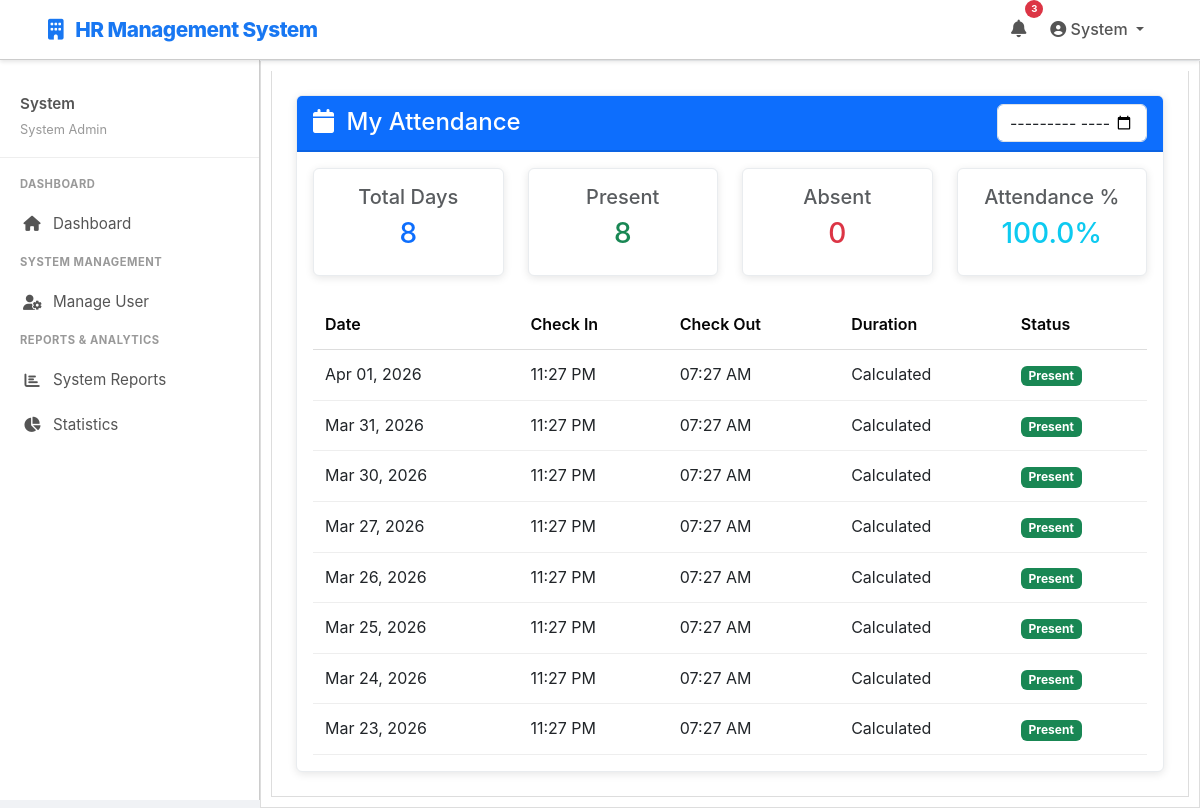
Page /attendance/ (signed in) on the committed database.
### employees/models.py (models this page shows, shortened)
class Employee(models.Model):
    user = models.OneToOneField(User, on_delete=models.CASCADE)
    role = models.CharField(max_length=20, choices=ROLE_CHOICES, default='employee')
    employee_id = models.CharField(max_length=50, unique=True)
    department = models.CharField(max_length=100, blank=True)
    position = models.CharField(max_length=100, blank=True)
    phone = models.CharField(max_length=20, blank=True)
    date_of_birth = models.DateField(null=True, blank=True)
    hire_date = models.DateField(null=True, blank=True)
    salary = models.DecimalField(max_digits=10, decimal_places=2, null=True, blank=True)
    is_active = models.BooleanField(default=True)
    created_at = models.DateTimeField(auto_now_add=True)
    updated_at = models.DateTimeField(auto_now=True)
    def get_role_label(self):
        role_map = {
            'admin': 'System Admin',
            'hradmin': 'HR Admin',
            'manager': 'Manager',
            'employee': 'Employee'
        }
        return role_map.get(self.role, self.role)
    class Meta:
        ordering = ['employee_id']

class Attendance(models.Model):
    STATUS_CHOICES = [
        ('present', 'Present'),
        ('absent', 'Absent'),
        ('late', 'Late'),
        ('half_day', 'Half Day'),
        ('leave', 'Leave'),
        ('excused', 'Excused Absence'),
    ]
    employee = models.ForeignKey(Employee, on_delete=models.CASCADE, related_name='attendance_records')
    date = models.DateField()
    status = models.CharField(max_length=20, choices=STATUS_CHOICES, default='present')
    check_in_time = models.TimeField(null=True, blank=True)
    check_out_time = models.TimeField(null=True, blank=True)
    check_in_latitude = models.FloatField(null=True, blank=True, help_text="GPS latitude at check-in")
    check_in_longitude = models.FloatField(null=True, blank=True, help_text="GPS longitude at check-in")
    check_out_latitude = models.FloatField(null=True, blank=True, help_text="GPS latitude at check-out")
    check_out_longitude = models.FloatField(null=True, blank=True, help_text="GPS longitude at check-out")
    notes = models.TextField(blank=True)
    created_at = models.DateTimeField(auto_now_add=True)
    updated_at = models.DateTimeField(auto_now=True)
    marked_by = models.ForeignKey(User, on_delete=models.SET_NULL, null=True, blank=True, related_name='attendance_marked')
    class Meta:
        unique_together = ('employee', 'date')
        ordering = ['-date']
        verbose_name_plural = "Attendance"
        indexes = [
            models.Index(fields=['employee', 'date']),
            models.Index(fields=['date']),
        ]

### employees/views.py (the view)
# urls.py: path('attendance/', views.employee_attendance, name='employee_attendance'),
@never_cache
@login_required(login_url='home')
def employee_attendance(request):
    try:
        employee = Employee.objects.get(user=request.user)
    except Employee.DoesNotExist:
        return redirect('home')
    from datetime import timedelta
    from django.utils import timezone
    thirty_days_ago = timezone.now().date() - timedelta(days=30)
    attendance_records = Attendance.objects.filter(
        employee=employee,
        date__gte=thirty_days_ago
    ).order_by('-date')
    total_records = Attendance.objects.filter(employee=employee).count()
    present = Attendance.objects.filter(employee=employee, status='present').count()
    absent = Attendance.objects.filter(employee=employee, status='absent').count()
    late = Attendance.objects.filter(employee=employee, status='late').count()
    context = {
        'employee': employee,
        'user': request.user,
        'attendance_records': attendance_records,
        'stats': {
            'total': total_records,
            'present': present,
            'absent': absent,
            'late': late,
            'percentage': round((present / total_records * 100), 2) if total_records > 0 else 0,
        }
    }
    return render(request, 'employees/attendance.html', context)

### templates/employees/attendance.html (shortened to what this page needs)
{% extends "base.html" %}
{% load static %}
{% block content %}
<div class="container-main p-4">
    <div class="row">
        <div class="col-md-12">
            <div class="card">
                <div class="card-header bg-primary text-white d-flex align-items-center justify-content-between">
                    <div>
                        <i class="fas fa-calendar me-2" style="font-size: 1.5rem;"></i>
                        <h4 class="mb-0" style="display: inline;">My Attendance</h4>
                    </div>
                    <div>
                        <input type="month" class="form-control" style="width: 150px; display: inline-block;" placeholder="Select Month">
                    </div>
                </div>
                <div class="card-body">
                    <div class="row mb-4">
                        <div class="col-md-3">
                            <div class="card text-center">
                                <div class="card-body">
                                    <h5 class="text-muted">Total Days</h5>
                                    <h3 class="text-primary">{{ stats.total }}</h3>
                                </div>
                            </div>
                        </div>
                        <div class="col-md-3">
                            <div class="card text-center">
                                <div class="card-body">
                                    <h5 class="text-muted">Present</h5>
                                    <h3 class="text-success">{{ stats.present }}</h3>
                                </div>
                            </div>
                        </div>
                        <div class="col-md-3">
                            <div class="card text-center">
                                <div class="card-body">
                                    <h5 class="text-muted">Absent</h5>
                                    <h3 class="text-danger">{{ stats.absent }}</h3>
                                </div>
                            </div>
                        </div>
                        <div class="col-md-3">
                            <div class="card text-center">
                                <div class="card-body">
                                    <h5 class="text-muted">Attendance %</h5>
                                    <h3 class="text-info">{{ stats.percentage }}%</h3>
                                </div>
                            </div>
                        </div>
                    </div>
                    <div class="table-responsive">
                        <table class="table table-hover">
                            <thead>
                                <tr>
                                    <th>Date</th>
                                    <th>Check In</th>
                                    <th>Check Out</th>
                                    <th>Duration</th>
                                    <th>Status</th>
                                </tr>
                            </thead>
                            <tbody>
                                {% if attendance_records %}
                                    {% for record in attendance_records %}
                                    <tr>
                                        <td>{{ record.date|date:"M d, Y" }}</td>
                                        <td>
                                            {% if record.check_in_time %}
                                                {{ record.check_in_time|time:"h:i A" }}
                                            {% else %}
                                                <span class="text-muted">--</span>
                                            {% endif %}
                                        </td>
                                        <td>
                                            {% if record.check_out_time %}
                                                {{ record.check_out_time|time:"h:i A" }}
                                            {% else %}
                                                <span class="text-muted">--</span>
                                            {% endif %}
                                        </td>
                                        <td>
                                            {% if record.check_in_time and record.check_out_time %}
                                                {% load tz %}
                                                {% with duration=record.check_out_time|add:record.check_in_time %}
                                                    Calculated
                                                {% endwith %}
                                            {% else %}
                                                <span class="text-muted">--</span>
                                            {% endif %}
                                        </td>
                                        <td>
                                            {% if record.status == 'present' %}
                                                <span class="badge bg-success">Present</span>
                                            {% elif record.status == 'absent' %}
                                                <span class="badge bg-danger">Absent</span>
                                            {% elif record.status == 'late' %}
                                                <span class="badge bg-warning">Late</span>
                                            {% elif record.status == 'half_day' %}
                                                <span class="badge bg-info">Half Day</span>
                                            {% elif record.status == 'leave' %}
                                                <span class="badge bg-secondary">Leave</span>
                                            {% elif record.status == 'excused' %}
                                                <span class="badge bg-secondary">Excused</span>
                                            {% else %}
                                                <span class="badge bg-light">{{ record.status }}</span>
                                            {% endif %}
                                        </td>
                                    </tr>
                                    {% endfor %}
                                {% else %}
                                <tr>
                                    <td colspan="5" class="text-center text-muted py-4">
                                        <i class="fas fa-inbox"></i> No attendance records found
                                    </td>
                                </tr>
                                {% endif %}
                            </tbody>
                        </table>
                    </div>
                </div>
            </div>
        </div>
    </div>
</div>
{% endblock %}

### templates/base.html (shortened to what this page needs)
{% load static %}
<!DOCTYPE html>
<html lang="en">
<head>
    <link href="https://cdn.jsdelivr.net/npm/bootstrap@5.3.0/dist/css/bootstrap.min.css" rel="stylesheet">
    <link rel="stylesheet" href="https://cdnjs.cloudflare.com/ajax/libs/font-awesome/6.4.0/css/all.min.css">
</head>
<body>
    <nav class="navbar navbar-expand-lg navbar-light">
        <div class="container-fluid px-5">
            <a class="navbar-brand" href="/">
                <i class="fas fa-building"></i> HR Management System
            </a>
            <div class="collapse navbar-collapse" id="navbarNav">
                <ul class="navbar-nav ms-auto">
                    {% if user.is_authenticated %}
                    <li class="nav-item">
                        <a class="nav-link position-relative" href="#" role="button" data-bs-toggle="dropdown">
                            <i class="fas fa-bell"></i>
                            <span class="position-absolute top-0 start-100 translate-middle badge rounded-pill bg-danger" style="font-size: 0.6rem;">
                                3
                            </span>
                        </a>
                    </li>
                    <li class="nav-item dropdown">
                        <a class="nav-link dropdown-toggle" href="#" id="profileDropdown" role="button" data-bs-toggle="dropdown" aria-expanded="false">
                            <i class="fas fa-user-circle"></i> {{ user.first_name|default:user.username }}
                        </a>
                    </li>
                    {% endif %}
                </ul>
            </div>
        </div>
    </nav>
    {% include 'sidebar.html' %}
    <div class="main-content" style="margin-top: 61px;">
        <div class="container-fluid p-0">
            <div class="container-main">
                {% block content %}{% endblock %}
            </div>
        </div>
    </div>
</body>
</html>

### templates/sidebar.html (shortened to what this page needs)
{% if user.is_authenticated %}
<div class="sidebar">
    <div class="sidebar-header">
        <h6>{{ user.first_name|default:user.username }}</h6>
        <small>{{ user.employee.get_role_label }}</small>
    </div>
    {% if user.employee.role == 'admin' %}
    <ul class="sidebar-menu">
        <div class="sidebar-section-title">Dashboard</div>
        <li><a href="{% url 'dashboard' %}"><i class="fas fa-home"></i> Dashboard</a></li>
    </ul>
    <ul class="sidebar-menu">
        <div class="sidebar-section-title">System Management</div>
        <li><a href="{% url 'employee_list' %}"><i class="fas fa-user-cog"></i> Manage User</a></li>
    </ul>
    <ul class="sidebar-menu">
        <div class="sidebar-section-title">Reports & Analytics</div>
        <li><a href="#"><i class="fas fa-chart-bar"></i> System Reports</a></li>
        <li><a href="#"><i class="fas fa-chart-pie"></i> Statistics</a></li>
    </ul>
    {% endif %}
</div>
{% endif %}

### rows in the picture
Attendance: date "Apr 01, 2026", check_in_time "11:27 PM", check_out_time "07:27 AM", shows "Calculated", status "Present"
Attendance: date "Mar 31, 2026", check_in_time "11:27 PM", check_out_time "07:27 AM", shows "Calculated", status "Present"
Attendance: date "Mar 30, 2026", check_in_time "11:27 PM", check_out_time "07:27 AM", shows "Calculated", status "Present"
Attendance: date "Mar 27, 2026", check_in_time "11:27 PM", check_out_time "07:27 AM", shows "Calculated", status "Present"
Attendance: date "Mar 26, 2026", check_in_time "11:27 PM", check_out_time "07:27 AM", shows "Calculated", status "Present"
Attendance: date "Mar 25, 2026", check_in_time "11:27 PM", check_out_time "07:27 AM", shows "Calculated", status "Present"
Attendance: date "Mar 24, 2026", check_in_time "11:27 PM", check_out_time "07:27 AM", shows "Calculated", status "Present"
Attendance: date "Mar 23, 2026", check_in_time "11:27 PM", check_out_time "07:27 AM", shows "Calculated", status "Present"

### other values in the picture
{{ user.first_name|default:user.username }} "System"
{{ user.employee.get_role_label }} "System Admin"
{{ stats.total }} "8"
{{ stats.present }} "8"
{{ stats.absent }} "0"
{{ stats.percentage }} "100.0"
